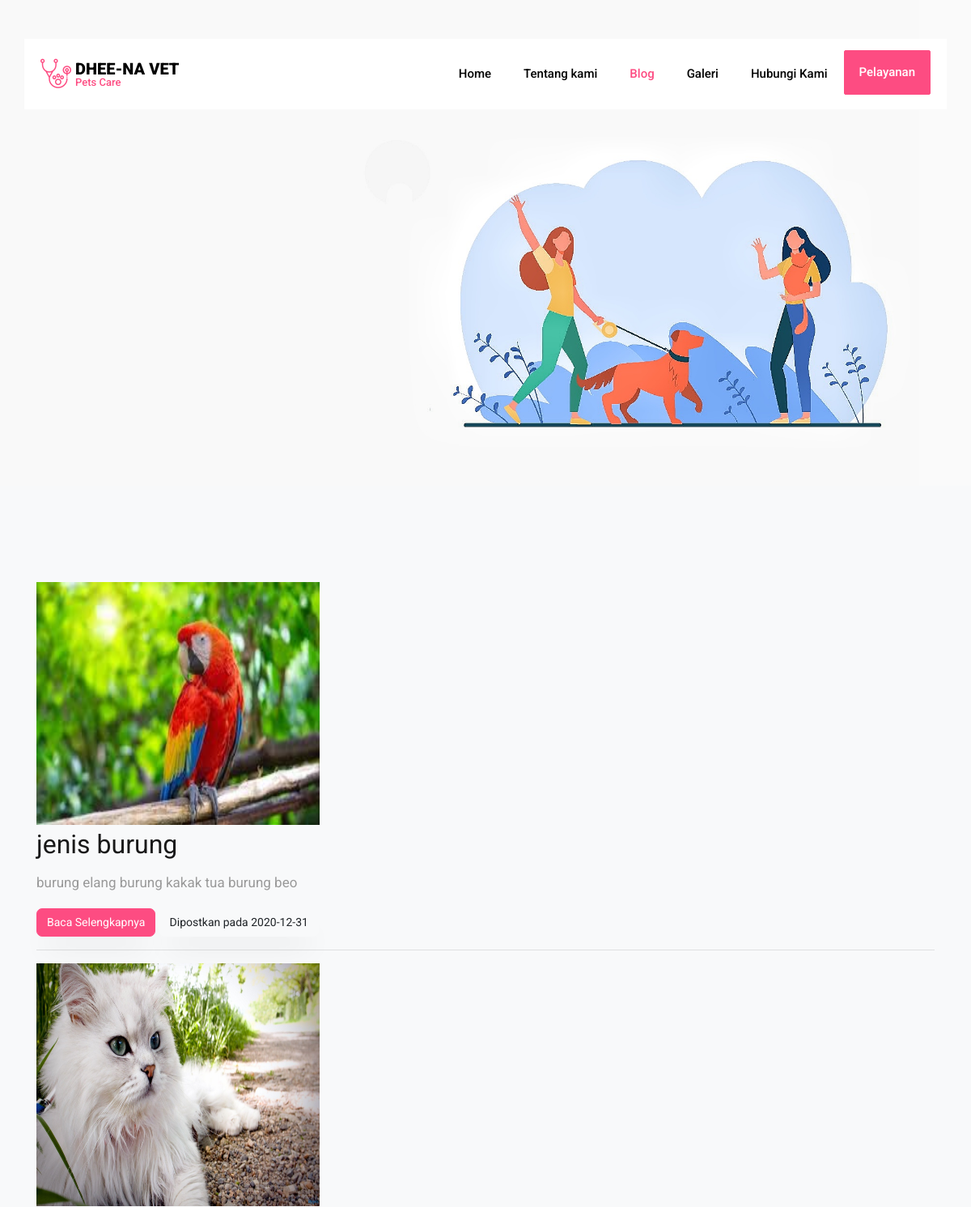
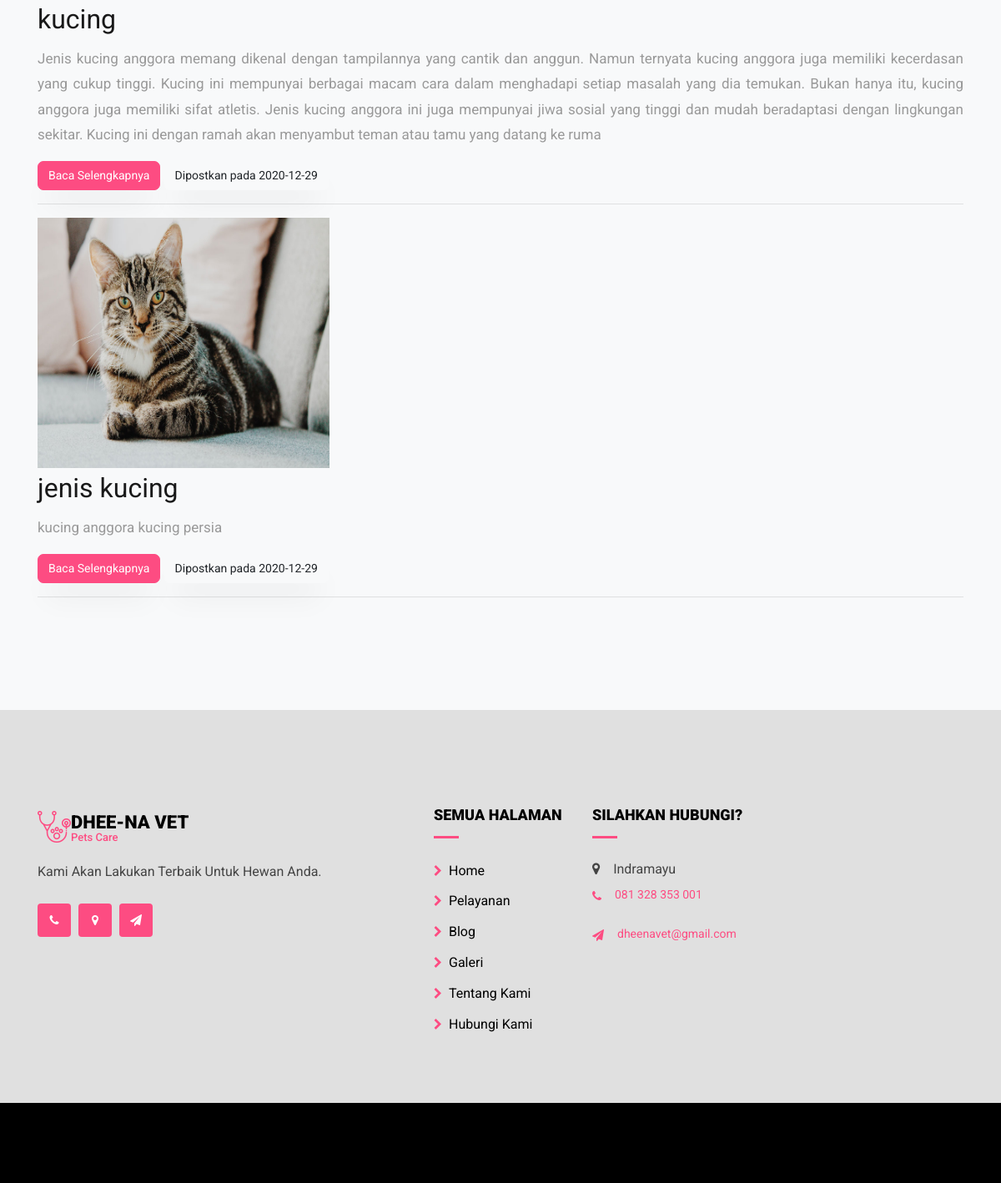
Screenshot of /blog.php with the database file from the repository (2 pictures, top to bottom).
### tables this page shows
CREATE TABLE `blog` (
  `id` int(11) NOT NULL,
  `judul` varchar(200) NOT NULL,
  `isi` text NOT NULL,
  `tgl` date NOT NULL,
  `gambar` text NOT NULL
);

### blog.php (the view, shortened to what this page needs)
<!DOCTYPE html>
<html lang="en">
<head>
  <link rel="stylesheet" href="https://stackpath.bootstrapcdn.com/font-awesome/4.7.0/css/font-awesome.min.css">
  <link rel="stylesheet" href="css/animate.css">
  <link rel="stylesheet" href="css/owl.carousel.min.css">
  <link rel="stylesheet" href="css/owl.theme.default.min.css">
  <link rel="stylesheet" href="css/magnific-popup.css">
  <link rel="stylesheet" href="css/bootstrap-datepicker.css">
  <link rel="stylesheet" href="css/jquery.timepicker.css">
  <link rel="stylesheet" href="css/flaticon.css">
  <link rel="stylesheet" href="css/style.css">
</head>
<body>
 <div class="wrap">
</div>
<nav class="navbar navbar-expand-lg navbar-dark ftco_navbar bg-dark ftco-navbar-light" id="ftco-navbar">
  <div class="container">
    <a class="navbar-brand d-flex align-items-center" href="index_user.php"><span class="flaticon flaticon-stethoscope"></span><h1>DHEE-NA VET<span class="mini">Pets Care</span></h1></a>
<div class="collapse navbar-collapse" id="ftco-nav">
        <ul class="navbar-nav ml-auto">
         <li class="nav-item "><a href="index_user.php" class="nav-link">Home</a></li>
          <li class="nav-item"><a href="tentangkami.html" class="nav-link">Tentang kami</a></li>
          <li class="nav-item active"><a href="blog.php" class="nav-link">Blog</a></li>
          <li class="nav-item"><a href="galeri.php" class="nav-link">Galeri</a></li>
          <li class="nav-item"><a href="hubungi.php" class="nav-link">Hubungi Kami</a></li>
          <li class="nav-item cta"><a href="pelayanan.php" class="nav-link">Pelayanan</a></li>
      </ul>
    </div>
  </div>
</nav>
<section class="hero-wrap hero-wrap-2" style="background-image: url('images/bg10.jpeg');" data-stellar-background-ratio="0.5">
  <div class="container">
    <div class="row no-gutters slider-text align-items-end justify-content-start">
   </div>
 </div>
</section>
<section class="ftco-section bg-light">
  <div class="container">
<?php
$koneksi = mysqli_connect("localhost","root","","adminpetcare");
$dataPerPage = 5;
if(isset($_GET['hal']))
{
  $noPage = $_GET['hal'];
}else{
  $noPage = 1;
}
$offset   = ($noPage - 1) * $dataPerPage;
$ambil_data = mysqli_query($koneksi, "select * from blog order by id desc limit $offset, $dataPerPage");
while($hasil_data = mysqli_fetch_array($ambil_data)){
?>
  <div class="row-fluid">
      <div class="span4">
        <img alt="350x300" src="images/<?=$hasil_data['gambar'];?>" style="width: 350px; height: 300px;">
      </div>
      <div class="span8">
          <h2><?=$hasil_data['judul'];?></h2>
          <p style="text-align:justify;"><?=substr($hasil_data['isi'],0,500);?></p>
          <p>
            <a href="lihatblog.php?id=<?=$hasil_data['id'];?>" class="btn btn-primary">Baca Selengkapnya</a>
            <a href="#" class="btn btn-inverse">Dipostkan pada <?=$hasil_data['tgl'];?></a>
          </p>
      </div>
    </div>
    <hr>
<?php
}
?>
</div>
</section>
<footer class="ftco-footer">
  <div class="container mb-5 pb-4">
    <div class="row">
      <div class="col-lg col-md-6">
        <div class="ftco-footer-widget">
          <h2 class="logo d-flex align-items-center">
            <a href="#" class="d-flex align-items-center">
              <div class="icon"><span class="flaticon-stethoscope flaticon"></span></div>
              <div class="logo1">
                <span> DHEE-NA VET</span>
                <span class="sub">Pets Care</span>
              </div>
            </a>
          </h2>
          <p>Kami Akan Lakukan Terbaik Untuk Hewan Anda.</p>
          <ul class="ftco-footer-social list-unstyled mt-4">
            <li><a href="hubungi.html"><span class="fa fa-phone"></span></a></li>
            <li><a href="hubungi.html"><span class="fa fa-map-marker"></span></a></li>
            <li><a href="hubungi.html"><span class="fa fa-paper-plane"></span></a></li>
          </ul>
        </div>
      </div>
     <div class="col-lg-2 col-md-6">
            <div class="ftco-footer-widget">
              <h2 class="ftco-heading-2">Semua Halaman</h2>
              <ul class="list-unstyled">
                <li><a href="index_user.php"><span class="fa fa-chevron-right mr-2"></span>Home</a></li>
                <li><a href='pelayanan.php'><span class="fa fa-chevron-right mr-2"></span>Pelayanan</a></li>
                <li><a href="blog.php"><span class="fa fa-chevron-right mr-2"></span>Blog</a></li>
                <li><a href="galeri.php"><span class="fa fa-chevron-right mr-2"></span>Galeri</a></li>
                <li><a href="tentangkami.html"><span class="fa fa-chevron-right mr-2"></span>Tentang Kami</a></li>
                <li><a href="hubungi.html"><span class="fa fa-chevron-right mr-2"></span>Hubungi Kami</a></li>
              </ul>
            </div>
          </div>
          <div class="col-lg col-md-6">
            <div class="ftco-footer-widget">
              <h2 class="ftco-heading-2">Silahkan Hubungi?</h2>
              <div class="block-23 mb-3">
                <ul>
              <li><span class="fa fa-map-marker mr-3"></span><span class="text">Indramayu</span></li>
              <li><a href="#"><span class="fa fa-phone mr-3"></span><span class="text">081 328 353 001</span></a></li>
              <li><a href="#"><span class="fa fa-paper-plane mr-3"></span><span class="text">dheenavet@gmail.com</span></a></li>
            </ul>
          </div>
        </div>
      </div>
    </div>
  </div>
  <div class="container-fluid bg-primary py-5">
  </div>
</footer>
</body>
</html>

### rows the page displays
blog: gambar (picture), judul "jenis burung", isi "burung elang burung kakak tua burung beo", tgl "2020-12-31"
blog: gambar (picture), judul "kucing", isi "Jenis kucing anggora memang dikenal dengan tampilannya yang cantik dan anggun. Namun ternyata kucing anggora juga memiliki kecerdasan yang cukup tinggi. Kucing ini mempunyai berbagai macam cara dalam menghadapi setiap masalah yang dia temukan. Bukan hanya itu, kucing anggora juga memiliki sifat atletis. Jenis kucing anggora ini juga mempunyai jiwa sosial yang tinggi dan mudah beradaptasi dengan lingkungan sekitar. Kucing ini dengan ramah akan menyambut teman atau tamu yang datang ke ruma", tgl "2020-12-29"
blog: gambar (picture), judul "jenis kucing", isi "kucing anggora kucing persia", tgl "2020-12-29"
